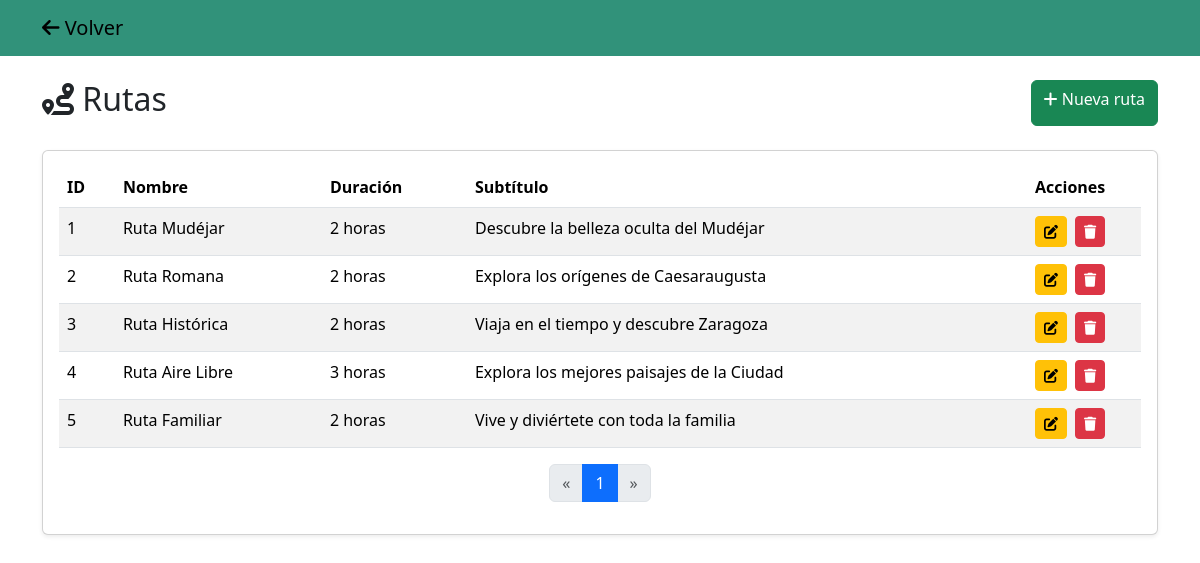
Page /adminturistecz/select-rutas.php (signed in) on the committed database.
### tables this page shows
CREATE TABLE ruta (
  id int NOT NULL AUTO_INCREMENT,
  nombre varchar(255),
  descripcion varchar(255),
  duracion varchar(255),
  imagen_destacada varchar(255), 
  subtitulo varchar(255),
  PRIMARY KEY (id)
);

### adminturistecz/select-rutas.php (the view, shortened to what this page needs)
<?php
include 'db.php';
$por_pagina = 10;
$pagina_actual = max(1, intval($_GET['pagina'] ?? 1));
$offset = ($pagina_actual - 1) * $por_pagina;
$total_sql = "SELECT COUNT(*) as total FROM ruta";
$total_result = $conn1->query($total_sql);
$total_rutas = $total_result->fetch_assoc()['total'];
$total_paginas = ceil($total_rutas / $por_pagina);
$sql = "SELECT * FROM ruta LIMIT ? OFFSET ?";
$stmt = $conn1->prepare($sql);
$stmt->bind_param("ii", $por_pagina, $offset);
$stmt->execute();
$result = $stmt->get_result();
?>
<!DOCTYPE html>
<html lang="es">
<head>
    <link href="https://cdn.jsdelivr.net/npm/bootstrap@5.3.2/dist/css/bootstrap.min.css" rel="stylesheet">
    <link rel="stylesheet" href="https://cdnjs.cloudflare.com/ajax/libs/font-awesome/6.4.0/css/all.min.css">
</head>
<body>
    <nav class="navbar navbar-expand-lg mb-4" style="background:#31927aff">
        <div class="container">
             <a class="navbar-brand" href="select-sitios.php"><i class="fas fa-arrow-left"></i> Volver</a>
        </div>
    </nav>
    <div class="container">
        <div class="d-flex justify-content-between mb-4">
            <h2><i class="fas fa-route"></i> Rutas</h2>
            <a href="insert-ruta.php" class="btn btn-success">
                <i class="fas fa-plus"></i> Nueva ruta
            </a>
        </div>
        <div class="card shadow-sm">
            <div class="card-body">
                <?php if ($result->num_rows == 0): ?>
                    <p class="text-center text-muted">No hay rutas registradas.</p>
                <?php else: ?>
                    <table class="table table-hover table-striped">
                        <thead>
                            <tr>
                                <th>ID</th>
                                <th>Nombre</th>
                                <th>Duración</th>
                                <th>Subtítulo</th>
                                <th class="text-center">Acciones</th>
                            </tr>
                        </thead>
                        <tbody>
                        <?php while ($row = $result->fetch_assoc()): ?>
                            <tr>
                                <td><?= $row['id'] ?></td>
                                <td><?= htmlspecialchars($row['nombre']) ?></td>
                                <td><?= htmlspecialchars($row['duracion'] ?? 'N/A') ?></td>
                                <td><?= htmlspecialchars($row['subtitulo'] ?? 'N/A') ?></td>
                                <td class="text-center">
                                    <a href="edit-ruta.php?id=<?= $row['id'] ?>" class="btn btn-sm btn-warning me-1" title="Editar">
                                        <i class="fas fa-edit"></i>
                                    </a>
                                    <button onclick="confirmarEliminar(<?= $row['id'] ?>)" class="btn btn-sm btn-danger" title="Eliminar">
                                        <i class="fas fa-trash"></i>
                                    </button>
                                </td>
                            </tr>
                        <?php endwhile; ?>
                        </tbody>
                    </table>
                    <nav>
                        <ul class="pagination justify-content-center">
                            <li class="page-item <?= $pagina_actual <= 1 ? 'disabled' : '' ?>">
                                <a class="page-link" href="?pagina=<?= $pagina_actual - 1 ?>">&laquo;</a>
                            </li>
                            <?php for ($i = 1; $i <= $total_paginas; $i++): ?>
                                <li class="page-item <?= $i == $pagina_actual ? 'active' : '' ?>">
                                    <a class="page-link" href="?pagina=<?= $i ?>"><?= $i ?></a>
                                </li>
                            <?php endfor; ?>
                            <li class="page-item <?= $pagina_actual >= $total_paginas ? 'disabled' : '' ?>">
                                <a class="page-link" href="?pagina=<?= $pagina_actual + 1 ?>">&raquo;</a>
                            </li>
                        </ul>
                    </nav>
                <?php endif; ?>
            </div>
        </div>
    </div>
</body>
</html>

### rows in the picture
ruta: id "1", nombre "Ruta Mudéjar", duracion "2 horas", subtitulo "Descubre la belleza oculta del Mudéjar"
ruta: id "2", nombre "Ruta Romana", duracion "2 horas", subtitulo "Explora los orígenes de Caesaraugusta"
ruta: id "3", nombre "Ruta Histórica", duracion "2 horas", subtitulo "Viaja en el tiempo y descubre Zaragoza"
ruta: id "4", nombre "Ruta Aire Libre", duracion "3 horas", subtitulo "Explora los mejores paisajes de la Ciudad"
ruta: id "5", nombre "Ruta Familiar", duracion "2 horas", subtitulo "Vive y diviértete con toda la familia"
